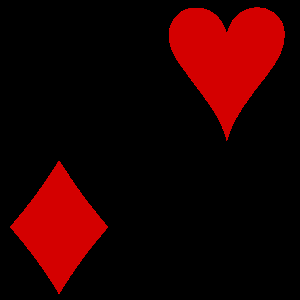
%> input picture Target Generation/CardSuits.png, 300 x 300 px
$ octave GenerateSuits.m   (GNU Octave 9; MATLAB toolbox functions it lacks are replaced by stand-ins)
%> lines starting %> are read from the running program, lines starting %| are printed output that depends on the picture; in (x1, y1, x2, y2) boxes, pixels count from 0 and x2, y2 are one past the last pixel; in counts of white or black regions, pixels touching at a corner belong together; the program's own positions count from 1
### Target Generation/HeartTarget.m
function [Target] = HeartTarget(Nx)

    xi = linspace(0, 1, Nx);

    Target = imread('CardSuits.png');
    Target = rgb2gray(Target);
    Target = Target(1:size(Target,1)/2,size(Target,2)/2+1:size(Target,2));
    Target = [ones(5,size(Target,2))*255; Target];
    Target = Target(1:end-5,:);
    Target = double(Target);

    x = linspace(0, 1, size(Target, 1));

    Target = interp2(x, x.', Target, xi, xi.');
    Target = imbinarize(Target, 100);
    Target = ~Target;
    Target(:,1:Nx/2) = fliplr(Target(:,Nx/2+1:end));


end

### Target Generation/SpadeTarget.m
function [Target] = SpadeTarget(Nx)

    xi = linspace(0, 1, Nx);

    Target = imread('CardSuits.png');
    Target = rgb2gray(Target);
    Target = Target(1:size(Target,1)/2,1:size(Target,1)/2);
    Target = double(Target);

    x = linspace(0, 1, size(Target, 1));

    Target = interp2(x, x.', Target, linspace(0, 0.8, Nx), xi.');
    Target = imbinarize(Target, 100);
    Target = ~Target;
    Target(:,Nx/2+1:end) = fliplr(Target(:,1:Nx/2));

end

### Target Generation/ClubTarget.m
function [Target] = ClubTarget(Nx)

    xi = linspace(0, 1, Nx);

    Target = imread('CardSuits.png');
    Target = rgb2gray(Target);
    Target = Target(size(Target,2)/2+1:size(Target,2),size(Target,2)/2+1:size(Target,2));
    Target = double(Target);

    x = linspace(0, 1, size(Target, 1));

    Target = interp2(x, x.', Target, xi, xi.');
    Target = imbinarize(Target, 100);
    Target = ~Target;
    Target(:,1:Nx/2) = fliplr(Target(:,Nx/2+1:end));


end

### Target Generation/DiamondTarget.m
function [Target] = DiamondTarget(Nx)

% [13 lines of commented-out code are left out]

    x = linspace(-1,1,Nx);

    [x_mesh, y_mesh] = meshgrid(x, x.');

    Target = ones(Nx);

    Target((x_mesh + y_mesh) < -0.75) = 0;
    Target((x_mesh + y_mesh) > 0.75) = 0;
    Target((x_mesh - y_mesh) < -0.75) = 0;
    Target((x_mesh - y_mesh) > 0.75) = 0;
end

### Target Generation/GenerateSuits.m
% Ralf Mouthaan
% University of Cambridge
% September 2020
%
% Script to generate holograms for imaging. In other words, this script
% takes an image and converts it to a format that allow it to be uploaded
% onto the SLM.

clc; clear variables; close all;
Nx = 32;

%% Diamond

Holo = zeros(32);
Holo(3:30,3:30) = DiamondTarget(28);
Holo(:,1:16) = fliplr(Holo(:,17:end));

Holo = Holo/100;

figure;
imagesc(abs(Holo));
axis square;
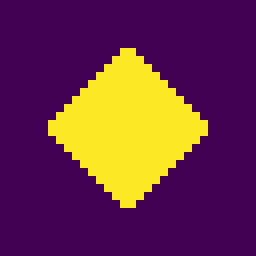
%> displayed picture: size 32x32x3, on the screen's scale of 0 to 255 (shown 8 times larger); mean R, G, B 107.7, 50.4, 73.9

Holo = reshape(Holo,1,Nx*Nx).';

fid = fopen('Diamond Target.txt', 'w+');

for i = 1:length(Holo)
    fprintf(fid, num2str(Holo(i)));
    if i ~= length(Holo)
        fprintf(fid, ",");
    end
end

fclose(fid);

%% Heart

Holo = zeros(32);
Holo(5:32,3:30) = HeartTarget(28);
%> in HeartTarget, Target is the input picture: size 300x300x3 uint8; mean R, G, B 35.7, 0, 0
%> in HeartTarget, `Target = Target(1:size(Target,1)/2,size(Target,2)/2+1:size(Target,2));`:
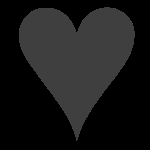
%> Target: size 150x150 uint8; min 0, max 76, mean 24.9
%> in HeartTarget, `Target = [ones(5,size(Target,2))*255; Target];`:
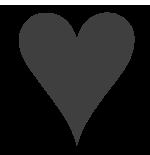
%> Target: size 155x150 uint8; min 0, max 255, mean 32.3
%> in HeartTarget, `Target = imbinarize(Target, 100);`:
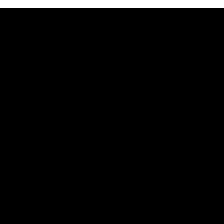
%> Target: size 28x28 logical (shown 8 times larger); 3.6% white in thin lines or dots, all inside (x1, y1, x2, y2) = (0, 0, 28, 1)
%> Holo: size 32x32 double; values 0 (black) and 1 (white), 73.8% white; 1 black region, box (x1, y1, x2, y2) and area: (0, 0, 32, 32) 268
Holo(:,17:end) = fliplr(Holo(:,1:16));

Holo = Holo/100;

figure;
imagesc(abs(Holo));
axis square;
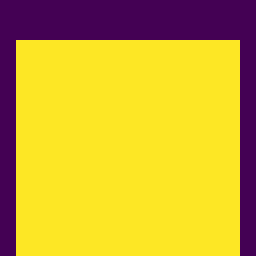
%> displayed picture: size 32x32x3, on the screen's scale of 0 to 255 (shown 8 times larger); mean R, G, B 204.6, 170.8, 49.3

Holo = reshape(Holo,1,Nx*Nx).';
%> Holo = 1024 values, max 0.01 at index 70, min 0 at index 1, mean 0.00738

fid = fopen('Heart Target.txt', 'w+');

for i = 1:length(Holo)
    fprintf(fid, num2str(Holo(i)));
    if i ~= length(Holo)
        fprintf(fid, ",");
    end
end

fclose(fid);

%% Spade

Holo = zeros(32);
Holo(3:30,3:30) = SpadeTarget(28);
%> in SpadeTarget, `Target = Target(1:size(Target,1)/2,1:size(Target,1)/2);`: Target: size 150x150 uint8; every value is 0
%> in SpadeTarget, `Target = double(Target);`: Target: size 150x150 double; every value is 0
%> in SpadeTarget, `Target = interp2(x, x.', Target, linspace(0, 0.8, Nx), xi.');`: Target: size 28x28 double; every value is 0
%> in SpadeTarget, `Target = imbinarize(Target, 100);`: Target: size 28x28 logical; every value is 0
%> in SpadeTarget, `Target = ~Target;`: Target: size 28x28 logical; every value is 1
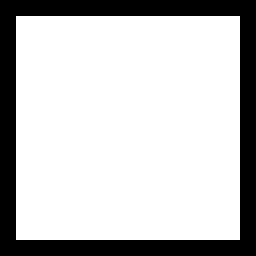
%> Holo: size 32x32 double (shown 8 times larger); values 0 (black) and 1 (white), 76.6% white; 1 black region, box (x1, y1, x2, y2) and area: (0, 0, 32, 32) 240
Holo(:,17:end) = fliplr(Holo(:,1:16));

Holo = Holo/100;

figure;
imagesc(abs(Holo));
axis square;
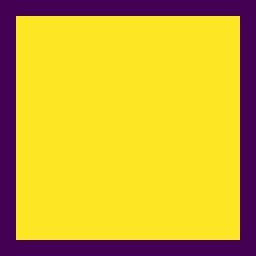
%> displayed picture: size 32x32x3, on the screen's scale of 0 to 255 (shown 8 times larger); mean R, G, B 209.6, 177.1, 48

Holo = reshape(Holo,1,Nx*Nx).';
%> Holo = 1024 values, max 0.01 at index 67, min 0 at index 1, mean 0.00766

fid = fopen('Spade Target.txt', 'w+');

for i = 1:length(Holo)
    fprintf(fid, num2str(Holo(i)));
    if i ~= length(Holo)
        fprintf(fid, ",");
    end
end

fclose(fid);

%% Club

Holo = zeros(32);
Holo(3:30,3:30) = ClubTarget(28);
Holo(:,1:16) = fliplr(Holo(:,17:end));

Holo = Holo/100;

figure;
imagesc(abs(Holo));
axis square;

Holo = reshape(Holo,1,Nx*Nx).';

fid = fopen('Club Target.txt', 'w+');

for i = 1:length(Holo)
    fprintf(fid, num2str(Holo(i)));
    if i ~= length(Holo)
        fprintf(fid, ",");
    end
end

fclose(fid);
